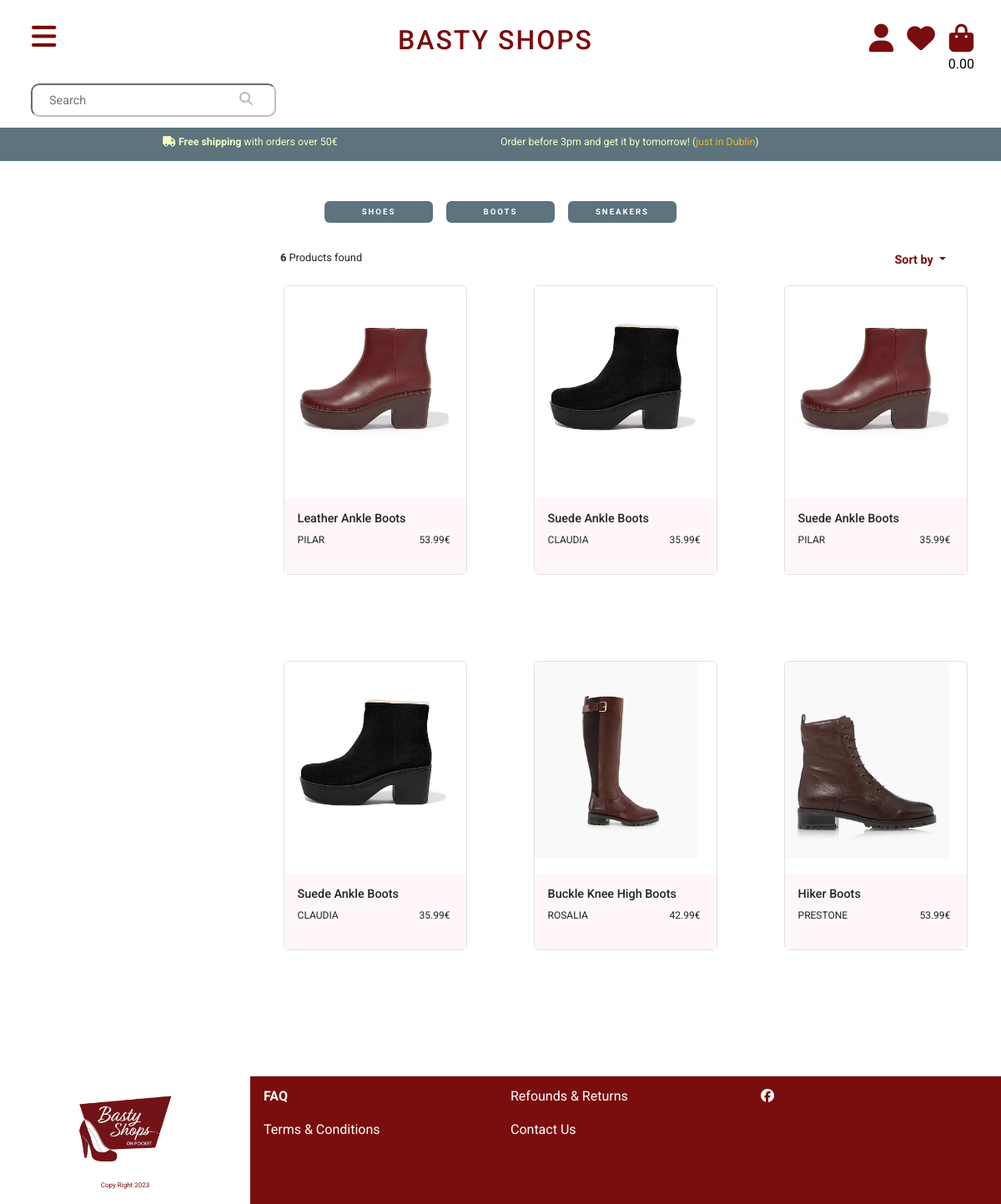
Screenshot of /products/ with the database file from the repository.
### products/models.py (models this page shows, shortened)
class Product(models.Model):
    category = models.ForeignKey('Category',
                                 null=True,
                                 blank=True,
                                 on_delete=models.SET_NULL,
                                 related_name='category')
    subcategory_id = models.ForeignKey('Subcategory',
                                       null=True,
                                       blank=True,
                                       on_delete=models.SET_NULL,
                                       related_name='subcategory_id')
    name = models.CharField(max_length=254)
    title = models.CharField(max_length=254, null=True)
    sku = models.CharField(max_length=254, null=True)
    description = models.TextField(null=True)
    price = models.DecimalField(max_digits=7, decimal_places=2)
    cover_image = models.ImageField(null=True, blank=True)

### products/views.py (the view, shortened to what this page needs)
# urls.py: path('', views.all_products, name="products"),
def all_products(request):
    products = Product.objects.all()
    query = None
    categories = None
    sort = None
    direction = None
    current_sorting = f'{sort}_{direction}'
    context = {
        'products': products,
        'search_term': query,
        'current_sorting': current_sorting
    }
    return render(request, 'products/products.html', context)

### bag/contexts.py (called while the page is built, shortened)
def bag_contents(request):
    bag_items = []
    total = 0
    product_count = 0
    delivery = 0
    bag = request.session.get('bag', {})
    if total < settings.FREE_DELIVERY_THRESHOLD:
        delivery = total * Decimal(settings.STANDARD_DELIVERY_PERCENTAGE/100)
    grand_total = delivery + total
    context = {
        'bag_items': bag_items,
        'product_count': product_count,
        'delivery': delivery,
        'total': total,
        'grand_total': grand_total,
    }
    return context

### products/templates/products/products.html (shortened to what this page needs)
{% extends 'base.html' %}
{% load static %}
{% block extra_css %}
<link rel="stylesheet" href="{% static 'css/products.css' %}">
{% endblock %}
{% block content %}
<div class="main_wraper">
  <div class="container-fluid mt-5 mb-5">
    <div class="row">
      <div class="badges-container d-flex mb-4 justify-content-center">
        <h6><a class="badge mx-2" href="{% url 'products' %}?category=shoes">SHOES</a></h6>
        <h6><a class="badge mx-2" href="{% url 'products' %}?category=boots">BOOTS</a></h6>
        <h6><a class="badge mx-2" href="{% url 'products' %}?category=sneakers">SNEAKERS</a></h6>
      </div>
    </div>
    <div class="row">
      <div class="col-12 col-md-12 col-lg-3">
      </div>
      <div class="col-12 col-md-12 col-lg-9 text-end mb-2">
        <div class="row head-products-container">
          <div class="col-6 text-start">
            <p class="products-number ms-4"><strong>{{ products|length }}</strong> Products found</p>
          </div>
          <div class="col-6">
            <div class="dropdown products-sort mb-2 mb-lg-0 me-5">
              <button class=" dropdown-toggle fw-bold" type="button" data-bs-toggle="dropdown" aria-expanded="false">
                Sort by
              </button>
            </div>
          </div>
        </div>
      </div>
    </div>
    <div class="row">
      <div class="col-12 col-md-12 col-lg-3">
      </div>
      <div class="col-12 col-md-12 col-lg-9">
        <div class="row justify-content-center products-wraper">
          {% if products %}
          {% for product in products %}
          <div class="col-lg-4 col-md-6 col-6 product-card-box">
            <div class="card mb-3 border">
              <div class="card-img-container">
                <div class="card-img-box">
                  {% if product.cover_image %}
                  <a href="{% url 'product_detail' product.id %}">
                    <img src="{{ MEDIA_URL }}{{ product.cover_image }}" class="card-img-top img-fluid" alt="{{ product.name }}">
                  </a>
                  {% else %}
                  <a href="{% url 'product_detail' product.id %}">
                    <img class="card-img-top img-fluid" src="{{ MEDIA_URL }}noimage.png" alt="{{ product.name }}">
                  </a>
                  {% endif %}
                </div>
              </div>
              <div class="card-body" style="background-color: rgb(255, 247, 247);">
                <div class="row">
                  <h5 class="card-product-title">{{ product.title }}</h5>
                </div>
                <div class="row">
                  <div class="col-6 col-md-6 col-lg-6 column-card">
                    <p class="card-product-name">{{ product.name }}</p>
                  </div>
                  <div class="col-6 col-md-6 col-lg-6 text-end column-card pe-1 pe-md-3 pe-lg-3">
                    <p class="card-product-price">{{ product.price }}€</p>
                  </div>
                </div>
              </div>
            </div>
          </div>
          {% endfor %}
          {% endif %}
        </div>
      </div>
    </div>
  </div>
</div>
{% endblock %}

### static/css/style.css (style rules this page uses)
body { font-family: 'Roboto', sans-serif; }
body { margin: 0; }
.badges-container a { text-decoration: none; color:rgb(255, 255, 255); }
.badge { background-color: #5D737E; font-size: 0.600rem; width: 130px; letter-spacing: 2px; padding: 8px; }
.products-sort button { background-color: #ffffff; border: none; color: rgb(122, 13, 13); }
@media only screen and (min-width: 1200px) { img { width:100%; max-height: 900px; } }

### products/static/css/products.css (style rules this page uses)
@media only screen and (min-width: 1200px) { .products-sort button { font-size: 0.900rem; } }
@media only screen and (min-width: 1200px) { .products-number { font-size: 0.700rem; } }
@media only screen and (min-width: 1200px) { .product-card-box { height: 450px; } }
@media only screen and (min-width: 1200px) { .card-img-container { min-height: 250px; width:80%; margin: 0 auto; } }
@media only screen and (min-width: 1200px) { .card-img-box { width:100%; } }
@media only screen and (min-width: 1200px) { .card-product-title, .card-product-name { font-size: 0.900rem; } }
@media only screen and (min-width: 1200px) { .card-product-name, .card-product-price { font-size: 0.750rem; } }
@media only screen and (min-width: 1200px) { .products-number { font-size: 0.800rem; } }
@media only screen and (min-width: 1200px) { .card-img-container { height: 60%; width:100%; margin:0 auto; } }
@media only screen and (min-width: 1200px) { .card-img-top { width: 100%; } }
@media only screen and (min-width: 1200px) { .card-img-box { width:90%; } }
@media only screen and (min-width: 1200px) { .card-body { margin-top: 2%; } }
@media only screen and (min-width: 1200px) { .card { width: 80%; margin: 0 auto; } }

### rows the page displays
Product: cover_image (picture), title "Leather Ankle Boots", name "PILAR", price "53.99"
Product: cover_image (picture), title "Suede Ankle Boots", name "CLAUDIA", price "35.99"
Product: cover_image (picture), title "Suede Ankle Boots", name "PILAR", price "35.99"
Product: cover_image (picture), title "Suede Ankle Boots", name "CLAUDIA", price "35.99"
Product: cover_image (picture), title "Buckle Knee High Boots", name "ROSALIA", price "42.99"
Product: cover_image (picture), title "Hiker Boots", name "PRESTONE", price "53.99"

### other values shown
{{ products|length }} "6"
